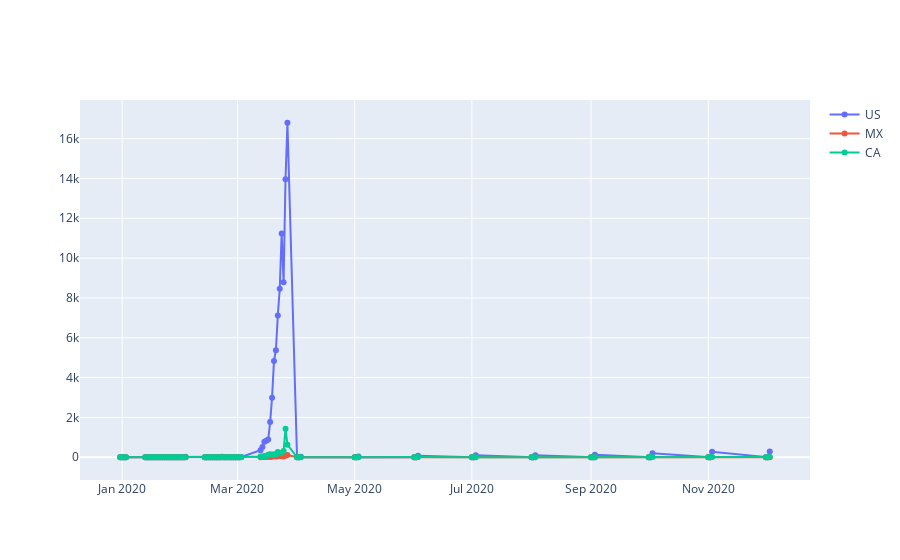

The code cell stored with this chart in its notebook:
### Markdown cell above
# Making the code DRY
<img src="images/dry-code.jpeg"/>

### Code cell
usa_border_buddies = ["United_States_of_America", "Mexico", "Canada"]

fig = go.Figure()

for country in usa_border_buddies:
    df_country = df.loc[df["countriesAndTerritories"]==country]
    geoId = df_country["geoId"].values[0]
    trace = go.Scatter(x=df_country["dateRep"], y=df_country["cases"], mode="lines+markers", name=geoId)
    fig.add_trace(trace)

fig.show()
